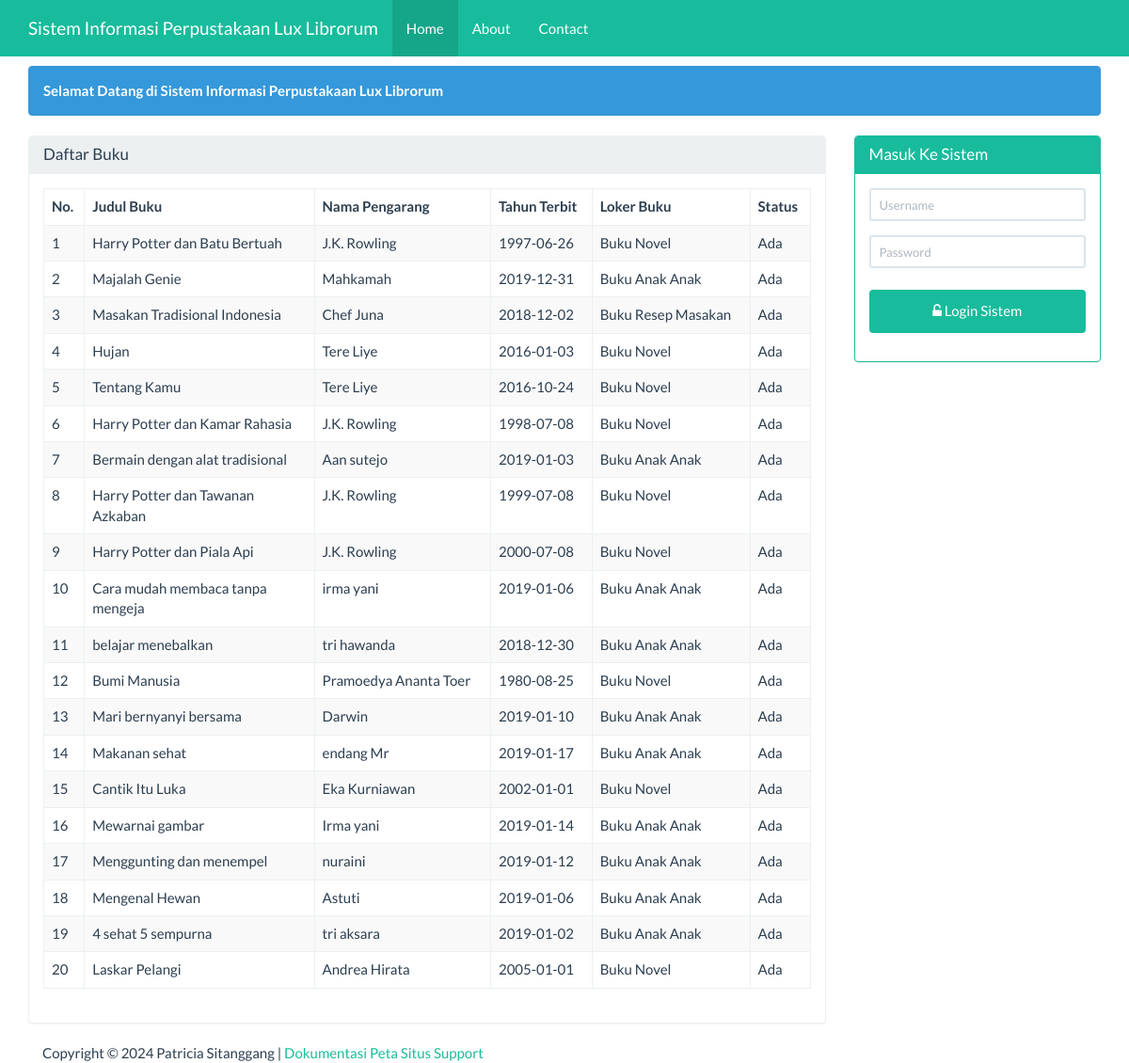
The page / on the database its author committed.
### tables this page shows
CREATE TABLE IF NOT EXISTS `buku` (
  `id` int(5) NOT NULL AUTO_INCREMENT,
  `loker_buku` varchar(25) NOT NULL,
  `no_rak` int(5) NOT NULL,
  `no_laci` int(5) NOT NULL,
  `no_boks` int(5) NOT NULL,
  `judul_buku` varchar(100) NOT NULL,
  `nama_pengarang` varchar(100) NOT NULL,
  `tahun_terbit` date NOT NULL,
  `penerima` varchar(50) NOT NULL,
  `penerbit` varchar(50) NOT NULL,
  `status` varchar(25) NOT NULL,
  `keterangan` varchar(100) NOT NULL,
  PRIMARY KEY (`id`)
);

### beranda.php (the view, shortened to what this page needs)
<div class="container">
    <div class="row">
        <div class ="col-xs-12">
            <div class="alert alert-info">
                <strong>Selamat Datang di Sistem Informasi Perpustakaan Lux Librorum</strong>
            </div>
        </div>
    </div>
    <div class="row">
        <div class="col-sm-9 col-xs-12">
            <div class="panel panel-default">
                <div class="panel-heading">
                    <h3 class="panel-title">Daftar Buku</h3>
                </div>
                <div class="panel-body">
                     <table id="deskripsi" class="table table-bordered table-striped table-hover">
                        <thead>
                            <tr>
                                <th>No.</th><th width="30%">Judul Buku</th><th>Nama Pengarang</th><th>Tahun Terbit</th><th>Loker Buku</th><th>Status</th>
                            </tr>
                        </thead>
                        <tbody>
                            <?php
                            $sql = "SELECT * FROM buku";
                            $query = mysqli_query($koneksi, $sql) or die("SQL Anda Salah");
                            $nomor = 0;
                            while ($data = mysqli_fetch_array($query)) {
                                $nomor++;
                                ?>
                                <tr>
                                    <td><?= $nomor ?></td>
                                    <td><?= $data['judul_buku'] ?></td>
                                    <td><?= $data['nama_pengarang'] ?></td>
                                    <td><?= $data['tahun_terbit'] ?></td>
                                    <td><?= $data['loker_buku'] ?></td>
                                    <td><?= $data['status'] ?></td>
                                </tr>
                            <?php } ?>
                        </tbody>
                    </table>
                </div>
            </div>
        </div>
        <div class="col-sm-3 col-xs-12">
            <?php if (isset($_SESSION['username'])) { ?>
            <div class="alert alert-info">
                <strong>Welcome <?=$_SESSION['nama']?></strong>
            </div>
            <?php
           } else { ?>
            <div class="panel panel-success">
                <div class="panel-heading">
                    <h3 class="panel-title">Masuk Ke Sistem</h3>
                </div>
                <div class="panel-body">
                    <form class="form-horizontal" action="proses_login.php" method="post">
                        <div class="form-group">
                            <div class="col-sm-12">
                                <input type="text" name="user" class="form-control input-sm"
                                   placeholder="Username" required="" autocomplete="off"/>
                            </div>
                        </div>
                        <div class="form-group">
                            <div class="col-sm-12">
                                <input type="password" name="pwd" class="form-control input-sm"
                                   placeholder="Password" required="" autocomplete="off"/>
                            </div>
                        </div>
                        <div class="form-group">
                            <div class="col-sm-12">
                                <button type="submit" name="login" value="login"
                                        class="btn btn-success btn-block"><span class="fa fa-unlock-alt"></span>
                                    Login Sistem
                                </button>
                            </div>
                    </form>
                </div>
            </div>
        </div>
            <?php } ?>
    </div>
</div>

### index.php (shortened to what this page needs)
<!DOCTYPE html>
<html>
    <head>
        <link href="Assets/css/bootstrap.min.css" rel="stylesheet" type="text/css"/>
        <link href="Assets/css/dataTables.bootstrap.min.css" rel="stylesheet" type="text/css"/>
        <link href="Assets/font-awesome-4.5.0/css/font-awesome.min.css" rel="stylesheet" type="text/css"/>
    </head>
    <body>
        <?php
        require 'menu.php';
        ?>
        <?php
        require 'content.php';
        ?>
        <?php
        require 'footer.php';
        ?>
    </body>
    </html>

### menu.php (shortened to what this page needs)
<nav class="navbar navbar-inverse navbar-fixed-top">
    <div class="container">
        <div class="navbar-header">
            <a class="navbar-brand" href="?page=utama">Sistem Informasi Perpustakaan Lux Librorum</a>
        </div>
        <div id="navbar" class="navbar-collapse collapse">
            <ul class="nav navbar-nav">
                <li class="active"><a href="#">Home</a></li>
                <li><a href="?page=about&actions=tampil">About</a></li>
                <li><a href="?page=kontak&actions=tampil">Contact</a></li>
            </ul>
        </div>
    </div>
</nav>

### content.php (shortened to what this page needs)
<?php
@$page=$_GET['page'];
if(empty ($page)){
    require 'beranda.php';
}

### footer.php
<div class="container">
    <div class="row">
        <div class="col-xs-12">
            Copyright &COPY; <?= date('Y')?> Patricia Sitanggang |
            <a href="#">Dokumentasi</a>
            <a href="#">Peta Situs</a>
            <a href="#">Support</a>
        </div>
    </div>
</div>

### index.php (style rules this page uses)
body { margin-top:70px; }
button { background-color: #4CAF50; color: white; padding: 14px 20px; margin: 8px 0; border: none; cursor: pointer; width: 100%; }

### rows shown on the page
buku: judul_buku "Harry Potter dan Batu Bertuah", nama_pengarang "J.K. Rowling", tahun_terbit "1997-06-26", loker_buku "Buku Novel", status "Ada"
buku: judul_buku "Majalah Genie", nama_pengarang "Mahkamah", tahun_terbit "2019-12-31", loker_buku "Buku Anak Anak", status "Ada"
buku: judul_buku "Masakan Tradisional Indonesia", nama_pengarang "Chef Juna", tahun_terbit "2018-12-02", loker_buku "Buku Resep Masakan", status "Ada"
buku: judul_buku "Hujan", nama_pengarang "Tere Liye", tahun_terbit "2016-01-03", loker_buku "Buku Novel", status "Ada"
buku: judul_buku "Tentang Kamu", nama_pengarang "Tere Liye", tahun_terbit "2016-10-24", loker_buku "Buku Novel", status "Ada"
buku: judul_buku "Harry Potter dan Kamar Rahasia", nama_pengarang "J.K. Rowling", tahun_terbit "1998-07-08", loker_buku "Buku Novel", status "Ada"
buku: judul_buku "Bermain dengan alat tradisional", nama_pengarang "Aan sutejo", tahun_terbit "2019-01-03", loker_buku "Buku Anak Anak", status "Ada"
buku: judul_buku "Harry Potter dan Tawanan Azkaban", nama_pengarang "J.K. Rowling", tahun_terbit "1999-07-08", loker_buku "Buku Novel", status "Ada"
buku: judul_buku "Harry Potter dan Piala Api", nama_pengarang "J.K. Rowling", tahun_terbit "2000-07-08", loker_buku "Buku Novel", status "Ada"
buku: judul_buku "Cara mudah membaca tanpa mengeja", nama_pengarang "irma yani", tahun_terbit "2019-01-06", loker_buku "Buku Anak Anak", status "Ada"
buku: judul_buku "belajar menebalkan", nama_pengarang "tri hawanda", tahun_terbit "2018-12-30", loker_buku "Buku Anak Anak", status "Ada"
buku: judul_buku "Bumi Manusia", nama_pengarang "Pramoedya Ananta Toer", tahun_terbit "1980-08-25", loker_buku "Buku Novel", status "Ada"
buku: judul_buku "Mari bernyanyi bersama", nama_pengarang "Darwin", tahun_terbit "2019-01-10", loker_buku "Buku Anak Anak", status "Ada"
buku: judul_buku "Makanan sehat", nama_pengarang "endang Mr", tahun_terbit "2019-01-17", loker_buku "Buku Anak Anak", status "Ada"
buku: judul_buku "Cantik Itu Luka", nama_pengarang "Eka Kurniawan", tahun_terbit "2002-01-01", loker_buku "Buku Novel", status "Ada"
buku: judul_buku "Mewarnai gambar", nama_pengarang "Irma yani", tahun_terbit "2019-01-14", loker_buku "Buku Anak Anak", status "Ada"
buku: judul_buku "Menggunting dan menempel", nama_pengarang "nuraini", tahun_terbit "2019-01-12", loker_buku "Buku Anak Anak", status "Ada"
buku: judul_buku "Mengenal Hewan", nama_pengarang "Astuti", tahun_terbit "2019-01-06", loker_buku "Buku Anak Anak", status "Ada"
buku: judul_buku "4 sehat 5 sempurna", nama_pengarang "tri aksara", tahun_terbit "2019-01-02", loker_buku "Buku Anak Anak", status "Ada"
buku: judul_buku "Laskar Pelangi", nama_pengarang "Andrea Hirata", tahun_terbit "2005-01-01", loker_buku "Buku Novel", status "Ada"
